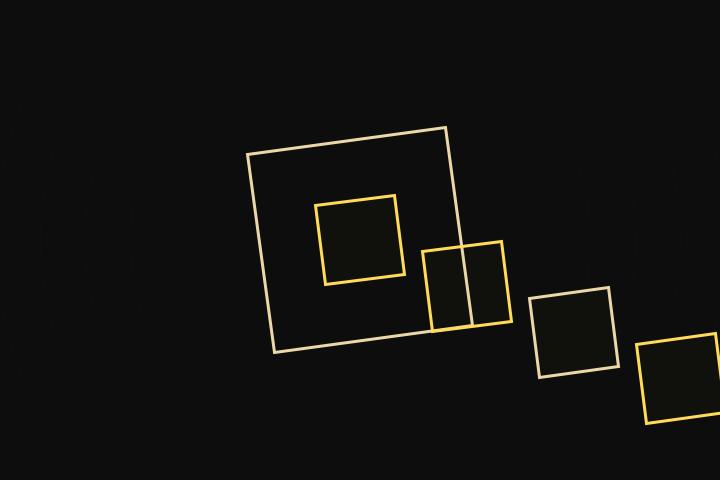
Frame 1 (no input)
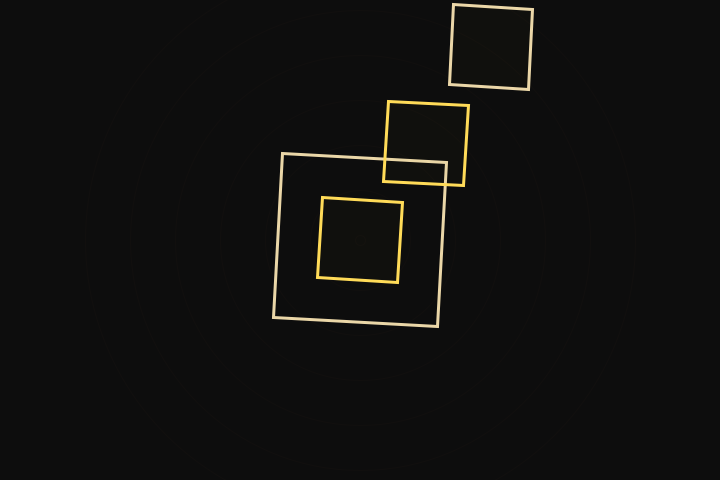
Frame 60 (the mouse pressed at the canvas centre just before this capture)
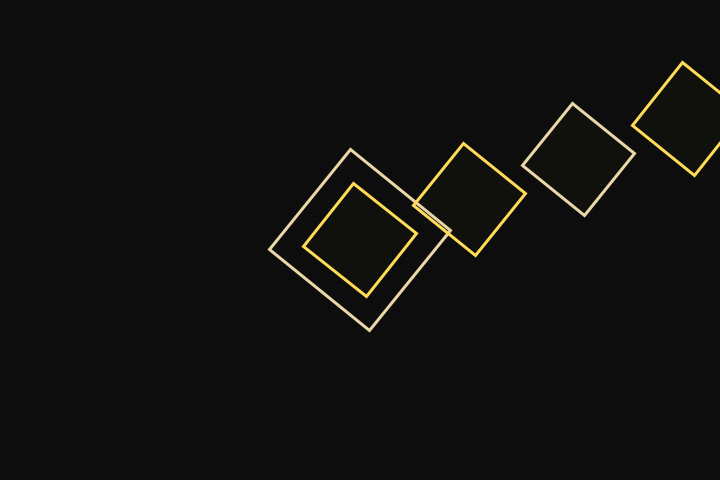
Frame 120 (the mouse held since frame 60 and released just before this capture)

The Processing sketch that drew these frames (run headless with seeded random() and noise(); from frame 60 on, the mouse is pressed at the canvas centre):

// Processing sketch: pat9
// ── pat9.pde
//made by Mees Hofman
int width = 40;
int height = 40;
float size = 200;
float sizecir = 1000;
float sizecirc = 1200;
float rad = 25;
float dif = 0.6;
float small = 90;
int speed = 5;
int x = 50;
int y = 30;
int u=60;
int count = 0;




void setup() {
  size(720, 480);
  background(13);
}


void draw() {
  background(13);
  cir();
  cir();
  cir();
  cir();
  cir();
  cir();
  cir();
  vier();
  black();
  dvd();

  count = count + 1;
}



void dvd() {
  int size = 80;


  stroke(255, 219, 88);
  rect(0, 0, size, size);

  rad = rad +1;

  rect(x*6, y*6, size, size);
  rect(x*2, y*2, size, size);

  if (x > width - size/2 || x < size/2) {
    speed *= -1;
  }
}

void black() {
  int size = 80;
  int rad = 50;

  rad = rad - 1;

  fill(128, 128, 0,5);

  rect(x*4, y*4, size, size);
}

void vier() {


  int x = 360;
  int y = 240;

  noFill();
  strokeWeight(3);
  stroke(235, 215, 168); //beige

  translate(x, y);
  rotate(rad);
  rectMode(CENTER);
  rect(0, 0, size, size);

  rad = rad +1;


  size -= dif;
  pushMatrix();
  if (size < 22 || size > 220) {
    dif = -dif;
  }

  rotate(0);
  popMatrix();
}

void cir() {
  pushMatrix();
  int x = 360;
  int y = 240;
  float rad = 0;
  rotate(0);
  noFill();
  strokeWeight(1);
  stroke(255, 113, 52,4);

  circle(x, y, sizecir);
  sizecir = sizecir - small;

  if (sizecir <=4) {
    sizecir = 1000;
  }
  popMatrix();
}
